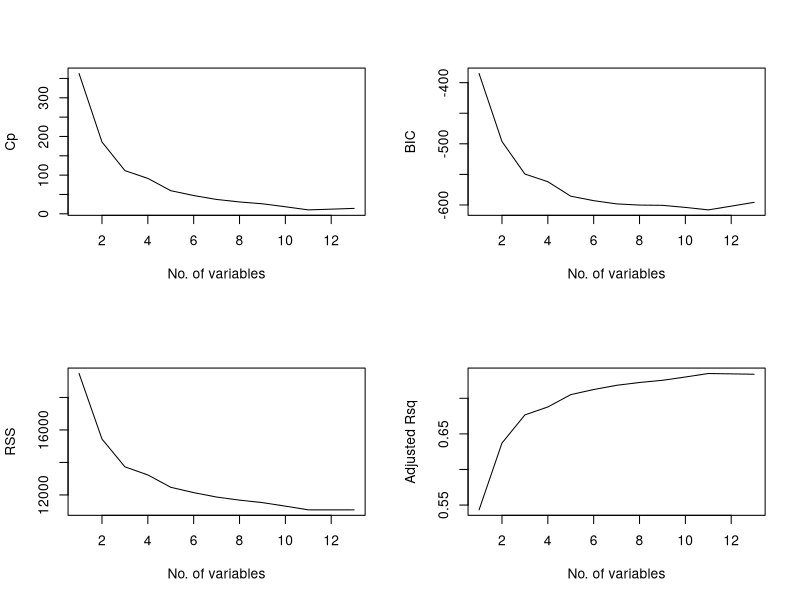

This figure's R source: (Note: this script raises an error after producing the figure.)
##########################################################################
## This code is perform subset selection using different methods.
## Rachael Blair 
## Created: July, 2021
## Edited:
##########################################################################
rm(list = ls())

library(MASS)
library(leaps)

# load a dataset
data(Boston)
dim(Boston)
head(Boston)

# Perform subset selection on the Boston data
regfit.full <- regsubsets(medv~., data = Boston, nbest = 1, nvmax = 13, method = "exhaustive")
my_sum <- summary(regfit.full)
names(my_sum)

# plot model selection measures
par(mfrow = c(2,2))
plot(my_sum$cp, xlab = "No. of variables", ylab = "Cp", type = "l")
plot(my_sum$bic, xlab = "No. of variables", ylab = "BIC", type = "l")
plot(my_sum$rss, xlab = "No. of variables", ylab = "RSS", type = "l")
plot(my_sum$adjr2, xlab = "No. of variables", ylab = "Adjusted Rsq", type = "l")

# identify the optimal models using model selection measures
which(my_sum$cp == min(my_sum$cp)) #11 var
which(my_sum$bic == min(my_sum$bic)) #11 var
which(my_sum$rss == min(my_sum$rss)) #13 var
which(my_sum$adjr2 == max(my_sum$adjr2)) #11 var

# Forward and Backwards Subset Selection
regfit.fwd <- regsubsets(medv~., data = Boston, nbest = 1, nvmax = 13, method = "forward")
regfit.bwd <- regsubsets(medv~., data = Boston, nbest = 1, nvmax = 13, method = "backward")

my_sum_fwd <- summary(regfit.fwd)
my_sum_bwd <- summary(regfit.bwd)

# examine the best "p" variables models
my_sum_fwd$outmat
my_sum_bwd$outmat

my_sum_fwd$outmat[7,]
my_sum_bwd$outmat[7,]

coef(regfit.full, 7)
coef(regfit.fwd, 7)
coef(regfit.bwd, 7)

######################################################
# Look at subset selection using test/training data
######################################################
# what does this function do?---- it takes in object, id and somehow outputs coefficents
predict.regsubsets = function(object, newdata, id){
    form = as.formula(object$call[[2]])
    mat = model.matrix(form, newdata)
    coefi = coef(object,id=id)
    xvars=names(coefi)
    mat[,xvars]%*%coefi
}

# create test and training
set.seed(123)
train_indis <- sample(c(1:length(Boston[,1])), size = round(2/3*length(Boston[,1])), replace = FALSE) # gives training indicies based on random sampling

train = Boston[train_indis, ] # these are rows
test = Boston[-train_indis, ] # these are rows
y_true_train = train$medv # model gt --- responce variable
y_true_test = test$medv # model gt ---- responce variable

# create objects to store error
train_err_store <- matrix(rep(NA, 13))
test_err_store <- matrix(rep(NA, 13))
regfit.fwd <- regsubsets(medv~., data = Boston, nbest = 1, nvmax = 13, method = "forward") # perform subset selection
for (i in 1:12){
    # make the predictions
    y_hat_train = predict(regfit.fwd, newdata = train, id = i)
    y_hat_test = predict(regfit.fwd, newdata = test, id = i)
    
    # compare the prediction with the true
    train_err_store[i] = (1/length(y_true_train))*sum((y_true_train-y_hat_train)^2) # mean squared error residual sum of square * scale value
    test_err_store[i] = (1/length(y_true_test))*sum((y_true_test-y_hat_test)^2)
}

quartz()
plot(train_err_store, col = "blue", type = "b", xlab = "No. of variables", ylab = "MSE", ylim = c(0,50))
lines(test_err_store, col = "red", type = "b")
which(test_err_store == min(test_err_store))
























    
